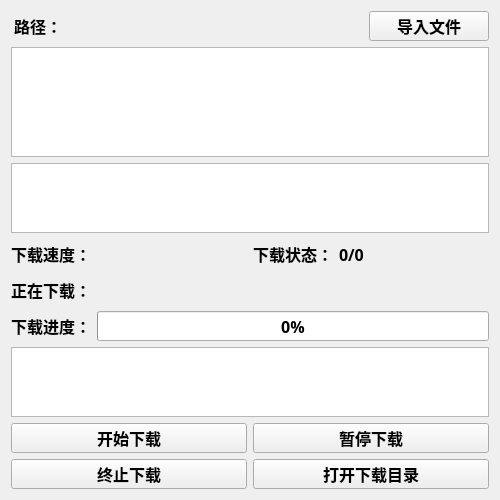
<?xml version="1.0" encoding="UTF-8"?>
<ui version="4.0">
 <class>DownloadTS</class>
 <widget class="QWidget" name="DownloadTS">
  <property name="geometry">
   <rect>
    <x>0</x>
    <y>0</y>
    <width>500</width>
    <height>500</height>
   </rect>
  </property>
  <property name="minimumSize">
   <size>
    <width>500</width>
    <height>500</height>
   </size>
  </property>
  <property name="font">
   <font>
    <family>微软雅黑</family>
    <pointsize>12</pointsize>
    <weight>75</weight>
    <bold>true</bold>
   </font>
  </property>
  <property name="windowTitle">
   <string>DownloadTS</string>
  </property>
  <property name="windowIcon">
   <iconset resource="images.qrc">
    <normaloff>:/Images/Images/Download.ico</normaloff>:/Images/Images/Download.ico</iconset>
  </property>
  <layout class="QVBoxLayout" name="verticalLayout">
   <item>
    <layout class="QHBoxLayout" name="horizontalLayout_6">
     <item>
      <widget class="QLabel" name="LPathName">
       <property name="minimumSize">
        <size>
         <width>51</width>
         <height>30</height>
        </size>
       </property>
       <property name="maximumSize">
        <size>
         <width>51</width>
         <height>30</height>
        </size>
       </property>
       <property name="font">
        <font>
         <family>微软雅黑</family>
         <pointsize>12</pointsize>
         <weight>75</weight>
         <bold>true</bold>
        </font>
       </property>
       <property name="text">
        <string>路径：</string>
       </property>
       <property name="alignment">
        <set>Qt::AlignRight|Qt::AlignTrailing|Qt::AlignVCenter</set>
       </property>
      </widget>
     </item>
     <item>
      <widget class="QLabel" name="currentFilePath">
       <property name="font">
        <font>
         <family>Consolas</family>
         <pointsize>12</pointsize>
         <weight>50</weight>
         <bold>false</bold>
        </font>
       </property>
       <property name="text">
        <string/>
       </property>
      </widget>
     </item>
     <item>
      <widget class="QPushButton" name="IFileButton">
       <property name="minimumSize">
        <size>
         <width>120</width>
         <height>30</height>
        </size>
       </property>
       <property name="maximumSize">
        <size>
         <width>120</width>
         <height>30</height>
        </size>
       </property>
       <property name="font">
        <font>
         <family>微软雅黑</family>
         <pointsize>12</pointsize>
         <weight>75</weight>
         <bold>true</bold>
        </font>
       </property>
       <property name="text">
        <string>导入文件</string>
       </property>
      </widget>
     </item>
    </layout>
   </item>
   <item>
    <widget class="QListView" name="URLList">
     <property name="editTriggers">
      <set>QAbstractItemView::NoEditTriggers</set>
     </property>
     <property name="selectionMode">
      <enum>QAbstractItemView::ExtendedSelection</enum>
     </property>
    </widget>
   </item>
   <item>
    <widget class="QListView" name="DownloadList">
     <property name="maximumSize">
      <size>
       <width>16777215</width>
       <height>150</height>
      </size>
     </property>
     <property name="editTriggers">
      <set>QAbstractItemView::NoEditTriggers</set>
     </property>
     <property name="selectionMode">
      <enum>QAbstractItemView::NoSelection</enum>
     </property>
    </widget>
   </item>
   <item>
    <layout class="QHBoxLayout" name="horizontalLayout_5">
     <item>
      <layout class="QHBoxLayout" name="horizontalLayout_4">
       <item>
        <widget class="QLabel" name="LRateName">
         <property name="minimumSize">
          <size>
           <width>80</width>
           <height>30</height>
          </size>
         </property>
         <property name="maximumSize">
          <size>
           <width>80</width>
           <height>30</height>
          </size>
         </property>
         <property name="text">
          <string>下载速度：</string>
         </property>
         <property name="alignment">
          <set>Qt::AlignRight|Qt::AlignTrailing|Qt::AlignVCenter</set>
         </property>
        </widget>
       </item>
       <item>
        <widget class="QLabel" name="LRate">
         <property name="minimumSize">
          <size>
           <width>0</width>
           <height>30</height>
          </size>
         </property>
         <property name="maximumSize">
          <size>
           <width>16777215</width>
           <height>16777215</height>
          </size>
         </property>
         <property name="text">
          <string/>
         </property>
        </widget>
       </item>
      </layout>
     </item>
     <item>
      <layout class="QHBoxLayout" name="horizontalLayout">
       <item>
        <widget class="QLabel" name="LDownStatusName">
         <property name="minimumSize">
          <size>
           <width>80</width>
           <height>30</height>
          </size>
         </property>
         <property name="maximumSize">
          <size>
           <width>80</width>
           <height>30</height>
          </size>
         </property>
         <property name="text">
          <string>下载状态：</string>
         </property>
         <property name="alignment">
          <set>Qt::AlignRight|Qt::AlignTrailing|Qt::AlignVCenter</set>
         </property>
        </widget>
       </item>
       <item>
        <widget class="QLabel" name="LDownStatus">
         <property name="minimumSize">
          <size>
           <width>0</width>
           <height>30</height>
          </size>
         </property>
         <property name="maximumSize">
          <size>
           <width>16777215</width>
           <height>16777215</height>
          </size>
         </property>
         <property name="text">
          <string>0/0</string>
         </property>
        </widget>
       </item>
      </layout>
     </item>
    </layout>
   </item>
   <item>
    <layout class="QHBoxLayout" name="horizontalLayout_2">
     <item>
      <widget class="QLabel" name="LCDownloadName">
       <property name="minimumSize">
        <size>
         <width>80</width>
         <height>30</height>
        </size>
       </property>
       <property name="maximumSize">
        <size>
         <width>80</width>
         <height>30</height>
        </size>
       </property>
       <property name="text">
        <string>正在下载：</string>
       </property>
       <property name="alignment">
        <set>Qt::AlignRight|Qt::AlignTrailing|Qt::AlignVCenter</set>
       </property>
      </widget>
     </item>
     <item>
      <widget class="QLabel" name="LCDownload">
       <property name="text">
        <string/>
       </property>
      </widget>
     </item>
    </layout>
   </item>
   <item>
    <layout class="QHBoxLayout" name="horizontalLayout_3">
     <item>
      <widget class="QLabel" name="LScheduleName">
       <property name="minimumSize">
        <size>
         <width>80</width>
         <height>30</height>
        </size>
       </property>
       <property name="maximumSize">
        <size>
         <width>80</width>
         <height>30</height>
        </size>
       </property>
       <property name="text">
        <string>下载进度：</string>
       </property>
       <property name="alignment">
        <set>Qt::AlignRight|Qt::AlignTrailing|Qt::AlignVCenter</set>
       </property>
      </widget>
     </item>
     <item>
      <widget class="QProgressBar" name="LScheduleBar">
       <property name="minimumSize">
        <size>
         <width>0</width>
         <height>30</height>
        </size>
       </property>
       <property name="maximumSize">
        <size>
         <width>16777215</width>
         <height>16777215</height>
        </size>
       </property>
       <property name="value">
        <number>0</number>
       </property>
      </widget>
     </item>
    </layout>
   </item>
   <item>
    <widget class="QListView" name="FinishDownloadList">
     <property name="maximumSize">
      <size>
       <width>16777215</width>
       <height>120</height>
      </size>
     </property>
     <property name="editTriggers">
      <set>QAbstractItemView::NoEditTriggers</set>
     </property>
     <property name="selectionMode">
      <enum>QAbstractItemView::NoSelection</enum>
     </property>
    </widget>
   </item>
   <item>
    <layout class="QGridLayout" name="gridLayout">
     <item row="0" column="0">
      <widget class="QPushButton" name="StartDownload">
       <property name="minimumSize">
        <size>
         <width>120</width>
         <height>30</height>
        </size>
       </property>
       <property name="maximumSize">
        <size>
         <width>16777215</width>
         <height>16777215</height>
        </size>
       </property>
       <property name="font">
        <font>
         <family>微软雅黑</family>
         <pointsize>12</pointsize>
         <weight>75</weight>
         <bold>true</bold>
        </font>
       </property>
       <property name="text">
        <string>开始下载</string>
       </property>
      </widget>
     </item>
     <item row="0" column="1">
      <widget class="QPushButton" name="PauseDownload">
       <property name="minimumSize">
        <size>
         <width>120</width>
         <height>30</height>
        </size>
       </property>
       <property name="maximumSize">
        <size>
         <width>16777215</width>
         <height>16777215</height>
        </size>
       </property>
       <property name="font">
        <font>
         <family>微软雅黑</family>
         <pointsize>12</pointsize>
         <weight>75</weight>
         <bold>true</bold>
        </font>
       </property>
       <property name="text">
        <string>暂停下载</string>
       </property>
      </widget>
     </item>
     <item row="1" column="0">
      <widget class="QPushButton" name="StopDownload">
       <property name="minimumSize">
        <size>
         <width>120</width>
         <height>30</height>
        </size>
       </property>
       <property name="maximumSize">
        <size>
         <width>16777215</width>
         <height>16777215</height>
        </size>
       </property>
       <property name="font">
        <font>
         <family>微软雅黑</family>
         <pointsize>12</pointsize>
         <weight>75</weight>
         <bold>true</bold>
        </font>
       </property>
       <property name="text">
        <string>终止下载</string>
       </property>
      </widget>
     </item>
     <item row="1" column="1">
      <widget class="QPushButton" name="DirDownload">
       <property name="minimumSize">
        <size>
         <width>120</width>
         <height>30</height>
        </size>
       </property>
       <property name="maximumSize">
        <size>
         <width>16777215</width>
         <height>16777215</height>
        </size>
       </property>
       <property name="font">
        <font>
         <family>微软雅黑</family>
         <pointsize>12</pointsize>
         <weight>75</weight>
         <bold>true</bold>
        </font>
       </property>
       <property name="text">
        <string>打开下载目录</string>
       </property>
      </widget>
     </item>
    </layout>
   </item>
  </layout>
 </widget>
 <layoutdefault spacing="6" margin="11"/>
 <resources>
  <include location="images.qrc"/>
 </resources>
 <connections/>
</ui>
